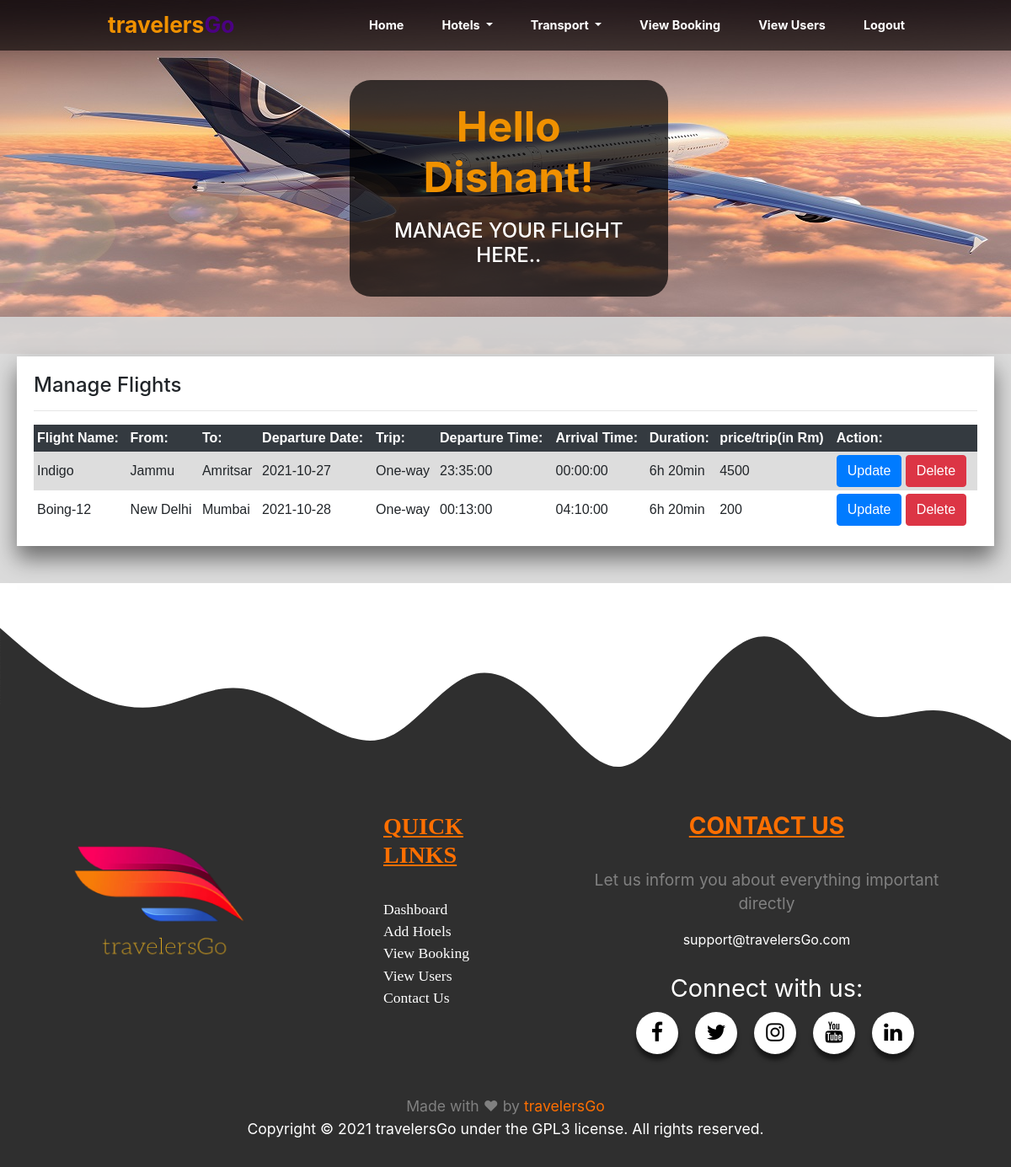
/Travel/admin/edit_flight.php (signed in), run on the app's committed database.
### tables this page shows
CREATE TABLE `flight` (
  `id` int(11) NOT NULL,
  `name` varchar(255) NOT NULL,
  `src` varchar(255) NOT NULL,
  `dst` varchar(255) NOT NULL,
  `dates` date NOT NULL,
  `trip` varchar(255) NOT NULL,
  `time` time NOT NULL,
  `atime` time NOT NULL,
  `duration` varchar(255) NOT NULL,
  `price` int(11) NOT NULL
);

### Travel/admin/edit_flight.php (the view, shortened to what this page needs)
<?php
if (isset($_SESSION['id']) && isset($_SESSION['user_name'])) {
?>
<!DOCTYPE html>
<html>
<head>
  <link rel="stylesheet" type="text/css" href="style.css">
  <link rel="stylesheet" href="https://maxcdn.bootstrapcdn.com/bootstrap/4.4.1/css/bootstrap.min.css">
  <link rel="stylesheet" href="https://cdnjs.cloudflare.com/ajax/libs/font-awesome/4.7.0/css/font-awesome.min.css">
</head>
<body>
  <nav class="navbar navbar-expand-lg navbar-light fixed-top" id="navhead">
    <p style="color:rgb(240, 145, 0);font-size: 1.65em;font-weight: bolder;padding-left: 110px;margin: 2px;">travelers<span style="color:indigo;">Go</span> </p>
    <div class="collapse navbar-collapse justify-content-end" id="navbarSupportedContent">
      <ul id="navbar" class="navbar-nav ">
        <li>
          <a  id="nav"  href="../home.php">Home<span class="sr-only">(current)</span></a>
        </li>
          <li class="dropdown">
                <a id="nav" href="#" class="dropdown-toggle" data-toggle="dropdown" >Hotels<span class="caret"></span> </a>
          </li>
        <li class="dropdown">
                <a id="nav" href="#" class="dropdown-toggle" data-toggle="dropdown" >Transport<span class="caret"></span> </a>
          </li>
        <li id="list">
          <a   id="nav"   href="view_booking.php">View Booking</a>
        </li>
        <li id="list">
          <a   id="nav"   href="view_user.php">View Users</a>
        </li>
        <li id="lists">
          <a   id="nav"   href="logout.php">Logout</a>
        </li
      </ul>
    </div>
  </nav>
  <div class="container" id="mains">
   <div class="row" style="padding-top: 95px;">
     <div class="col-md-6" style="padding: 26px;background-color: rgba(0, 0, 0, 0.7);border-radius: 25px;" >
       <h1 style="font-size: 3.1em;font-weight: bolder;color: rgb(240, 145, 0);">Hello <?php echo $_SESSION['name'];?>! </h1>
       <h3 style="margin-top:20px;color: white;font-size: 1.5em;">MANAGE YOUR FLIGHT HERE..</h3>
</div>
</div>
</div>
<br>
<div style="background:rgba(215,215,215,0.9);">
<br>
  <br>
    <div style="background: white;margin: 20px;padding: 20px;margin-top: -1px;box-shadow: 0 15px 25px rgba(0,0,0,0.5);">
    <h4>Manage Flights</h4><hr>
<table>
  <tr class="bg-dark text-white">
    <th>Flight Name:</th>
    <th>From:</th>
    <th>To: </th>
    <th>Departure Date:</th>
    <th>Trip:</th>
    <th>Departure Time:</th>
    <th>Arrival Time:</th>
    <th>Duration:</th>
    <th>price/trip(in Rm)</th>
    <th>Action:</th>
  </tr>
<?php
include 'db_conn.php';
  $q="select * from flight";
  $query=mysqli_query($conn,$q);
  while ($res=mysqli_fetch_array($query)) {
?>
  <tr>
    <td><?php echo $res['name']; ?></td>
    <td><?php echo $res['src']; ?></td>
    <td><?php echo $res['dst']; ?></td>
     <td><?php echo $res['dates']; ?></td>
     <td><?php echo $res['trip']; ?></td>
     <td><?php echo $res['time']; ?></td>
     <td><?php echo $res['atime']; ?></td>
     <td><?php echo $res['duration']; ?></td>
     <td><?php echo $res['price']; ?></td>
    <td> <button type="submit" class="btn btn-primary"><a href="update_flight.php?id=<?php echo      $res['id']; ?>" class="text-white">Update</a></button>
          <button type="submit" class="btn btn-danger"><a href="delete_flight.php?id=<?php echo $res['id']; ?>"class="text-white"> Delete</a></button></td>
  </tr>
<?php
  }
?>
</table>
  </div>
<br>
</div>
<div style="margin-bottom: -5px;">
</div>
<footer class="page-footer font-small indigo" id="contact">
  <div class="container-fluid" style="background:rgb(47,47,47); padding-bottom: 40px;">
    <div class="row">
      <div class="col-md-4" style="margin: 15px;text-transform: uppercase;font-family:Candara;font-size: 0.8em;color: white;">
         <img style="margin-left: 35px;"  width="67%" height="89%" src="logo.png">
      </div>
      <div id="quick_link" class="col-md-2" style="margin: 10px;font-family:Candara;font-size: 1.1em;color: white;">
        <h3 style="color:#ff6f00;font-weight: bolder;text-decoration: underline;">QUICK LINKS</h3>
        <br>
        <a class="link_hover" style="color: white;text-decoration: none;" href="#about">Dashboard</a><br>
        <a class="link_hover" style="color: white;text-decoration: none;" href="#">Add Hotels</a><br>
        <a class="link_hover" style="color: white;text-decoration: none;" href="#">View Booking</a><br>
        <a class="link_hover" style="color: white;text-decoration: none;" href="#">View Users</a><br>
        <a class="link_hover" style="color: white;text-decoration: none;" href="#contact">Contact Us</a>
      </div>
      <div class="col-md-5 socialmail" style="margin: 10px;text-align: center;">
        <h3 style="color: #ff6f00;font-weight: bolder;text-decoration: underline;text-align: center;">CONTACT US</h3><br>
        <p style="color: grey;font-size: 1.2em;">Let us inform you about everything important directly</p>
        <a  id="mail" href=mailto:support@srjrnw9@gmail.com">support@travelersGo.com</a>
        <br>
        <br>
        <div class="social-menu">
  <p style="font-size: 1.8em;color: white;text-align: center;">Connect with us:</p><br>
  <ul>
    <li><a href=#" target="_blank"><i class="fa fa-facebook"></i></a></li>
    <li><a href="#" target="_blank"><i class="fa fa-twitter"></i></a></li>
    <li><a href="#" target="_blank"><i class="fa fa-instagram"></i></a></li>
    <li><a href="#" target="_blank"><i class="fa fa-youtube"></i></a></li>
    <li><a href="#" target="_blank"><i class="fa fa-linkedin"></i></a></li>
  </ul>
</div>
     </div>
    </div>
  </div>
  <div class="footer-copyright text-center py-3" style="background-color:rgb(47,47,47);color: grey;font-size: 1.1em;line-height: 1.5em;" >Made with  &#10084;  by  <a style="color: #ff6f00" href="https://scriptindia.org/">travelersGo</a> <br>
    <p style="color: white;"> Copyright © 2021 travelersGo under the GPL3 license. All rights reserved.</p>
  </div>
</footer>
</body>
</html>
<?php
}else{
    header("Location:../index.php");
    exit();
}
 ?>

### Travel/admin/style.css (style rules this page uses)
.social-menu ul { position: absolute; top: 97%; left: 52%; transform: translate(-50%, -50%); padding: 0; margin: 0; display: flex; }
.social-menu ul li { list-style: none; margin: 0px; }
.social-menu ul li .fa { color: #000000; font-size: 25px; line-height: 50px; transition: .5s; }
.social-menu ul li a { position: relative; display: block; width: 50px; height: 50px; border-radius: 50%; background-color: white; text-align: center; transition: 0.5s; transform: translate(0,0px); box-shadow: 0px 7px 5px rgba(0, 0, 0, 0.5); }
#mail { color:white; }

### Travel/admin/edit_flight.php (style rules this page uses)
body { background-image: url(5.jpg); background-repeat: no-repeat; margin: 0; padding: 0; height: 100vh; }
#mains { padding-left: 400px; text-align: center; }
li { color: white; padding: 10px; margin-right: 25px; }
a { color:black; }
#nav { color: white; }
#navhead { background:rgba(0, 0, 0, 0.6); }
#navbarSupportedContent>ul { font-size: 0.9em; font-weight: bolder; }
#lists { margin-right: 100px; }
table { font-family: arial, sans-serif; border-collapse: collapse; width: 100%; }
td, th { text-align: left; padding: 4px; }
tr:nth-child(even) { background-color: #dddddd; }

### data on the page
flight: name "Indigo", src "Jammu", dst "Amritsar", dates "2021-10-27", trip "One-way", time "23:35:00", atime "00:00:00", duration "6h 20min", price "4500"
flight: name "Boing-12", src "New Delhi", dst "Mumbai", dates "2021-10-28", trip "One-way", time "00:13:00", atime "04:10:00", duration "6h 20min", price "200"

### other printed values
$_SESSION['name'] "Dishant"
